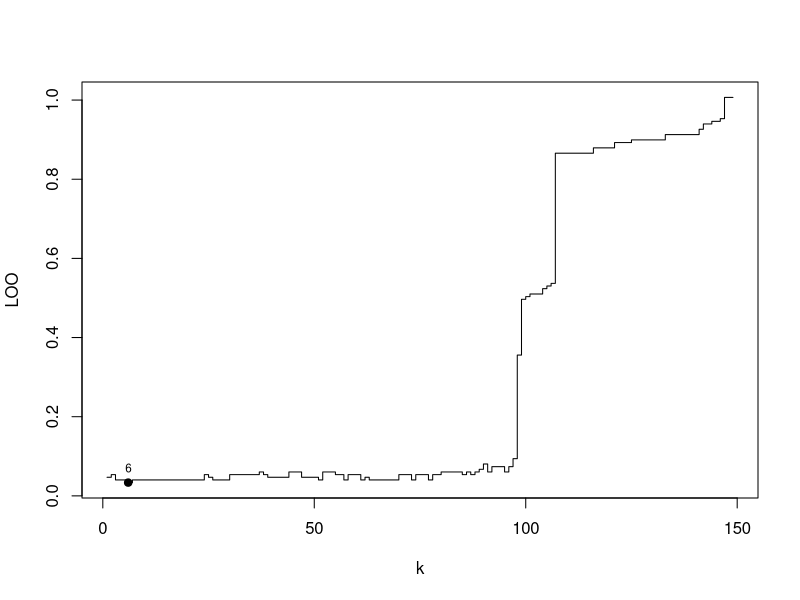
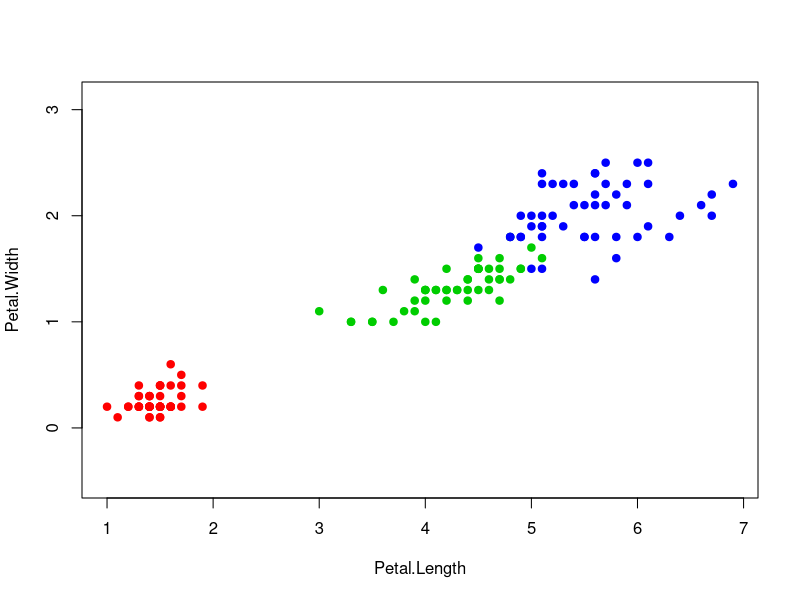

The R source for these figures, in order:
euclideanDistance <- function(u, v)
{
  sqrt(sum((u - v)^2))
}
sortObjectsByDist <- function(x1, z, metricFunction =
                                euclideanDistance)
  {
  l <- dim(x1)[1]
  n <- dim(x1)[2]-1
  distances <- matrix(NA, l, 2)
  for (i in 1:l) 
    {
    distances[i, ] <- c(i, euclideanDistance(x1[i, 1:n], z)) 
  }
  orderedX1 <- x1[order(distances[, 2]), ]
  return(orderedX1)
}
kNN <- function(k, orderedX1)
  {
  n <- dim(orderedX1)[2] - 1
  classes <- orderedX1[1:k, n + 1]
  counts <- table(classes)
  class <- names(which.max(counts))
  return(class)
}
LOO <- function(x1)
  {
  m <- dim(x1)[1]
  l <- m - 1
  L <- matrix(0, l, 1)
  for (i in 1:m) 
    {
    z <- x1[i, 1:2]
    x2 <- x1[-i, ]
    orderedX2 <- sortObjectsByDist(x2, z)
    for (k in 1:l) 
      {
      class <- kNN(k, orderedX2)
      if (class != x1[i, 3]) 
        {
        L[k] <- L[k] + 1
      }
    }
  }
  min_k <- which.min(L[1:l])
  min_m <- L[min_k]
  I <- matrix(1:l, l, 1)
  for (i in 1:l)
    {
    L[i] <- L[i]/l
  }
  plot(I[1:l], L[1:l], type = "s", xlab = "k", ylab = "LOO")
  points(min_k, min_m/l, pch = 21, bg = "black")
  text(min_k, min_m/l,labels=min_k, cex= 0.7, pos=3)
  return(min_k)
}
  k <- LOO(iris[, 3:5])
  colors <- c("setosa" = "red", "versicolor" = "green3",
              "virginica" = "blue")
  plot(iris[, 3:4], pch = 21, bg = colors[iris$Species], col
       = colors[iris$Species], asp = 1)
  